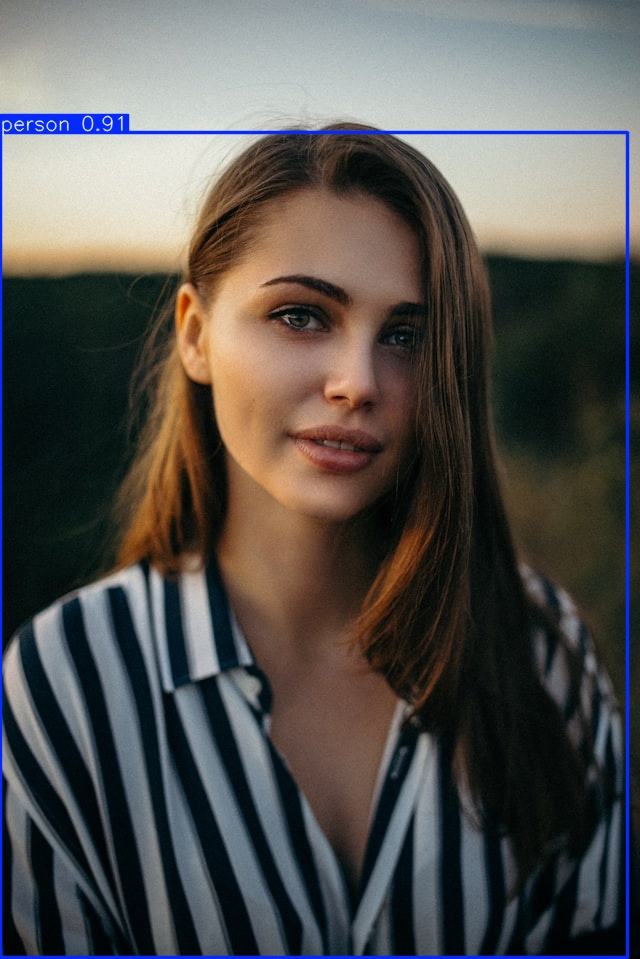
#> input picture detected_1.jpg, 640 x 959 px
$ python generate_survivor_snapshot.py
#> lines starting #> are read from the running program, lines starting #| are printed output that depends on the picture
"""
Drone-Shield Dual-Spectral (RGB Optical + FLIR Thermal IR) Snapshot Generator
Generates dual-channel side-by-side composite snapshots (RGB Optical + Thermal IR)
annotated with YOLO bounding boxes, HUD telemetry, and direct Cloudinary upload.
"""

import os
import sys
import json
import time
import argparse
import numpy as np
import cv2
import cloudinary
import cloudinary.uploader

# Load environment variables
cloud_name = os.getenv("CLOUDINARY_CLOUD_NAME", "dqng4xws1")
api_key = os.getenv("CLOUDINARY_API_KEY", "316269317342895")
api_secret = os.getenv("CLOUDINARY_API_SECRET", "LuEiH4XafGUUSLzn6VJIEyU9hr0")

cloudinary.config(
    cloud_name=cloud_name,
    api_key=api_key,
    api_secret=api_secret
)
#> (this line was passed over: cloudinary is not available in this run)

def create_dual_spectral_snapshot(drone_id="DRN-001", x=0.0, y=0.0, lat=28.6139, lon=77.2090, alt=30.0, confidence=0.95, survivor_id=None):
#> called with drone_id = 'DRN-001', x = 0, y = 0, lat = 28.61, lon = 77.21, alt = 30, confidence = 0.95
    if not survivor_id:
        survivor_id = f"SURV-{int(time.time() * 1000) % 100000}"

    panel_w, panel_h = 400, 300
    font = cv2.FONT_HERSHEY_SIMPLEX

    # ---------------------------------------------------------
    # PANEL 1: RGB OPTICAL CAMERA VIEW (Left)
    # ---------------------------------------------------------
    script_dir = os.path.dirname(os.path.abspath(__file__))
    sample_images = ["survivor.jpg", "survivor2.jpg", "detected_1.jpg"]

    img_choice = sample_images[hash(survivor_id) % len(sample_images)]
    sample_path = os.path.join(script_dir, img_choice)

    if os.path.exists(sample_path):
        rgb_raw = cv2.imread(sample_path)
#> rgb_raw is the input picture: shape (959, 640, 3); mean B, G, R 81.2, 83.8, 86.2
        rgb_panel = cv2.resize(rgb_raw, (panel_w, panel_h))
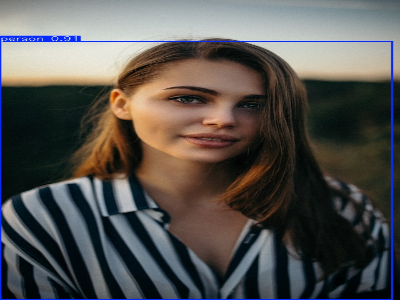
#> rgb_panel: shape (300, 400, 3); mean B, G, R 81.2, 83.7, 86.1
    else:
        # Fallback synthetic RGB frame if image file is missing
        rgb_panel = np.zeros((panel_h, panel_w, 3), dtype=np.uint8)
        rgb_panel[:] = (40, 45, 50)
        cv2.circle(rgb_panel, (panel_w // 2, panel_h // 2 - 20), 20, (180, 190, 200), -1)
        cv2.rectangle(rgb_panel, (panel_w // 2 - 25, panel_h // 2), (panel_w // 2 + 25, panel_h // 2 + 60), (120, 130, 140), -1)

    # Draw RGB Bounding Box & AI Detection Text
    rx1, ry1 = int(panel_w * 0.25), int(panel_h * 0.18)
    rx2, ry2 = int(panel_w * 0.75), int(panel_h * 0.82)
    cv2.rectangle(rgb_panel, (rx1, ry1), (rx2, ry2), (0, 255, 0), 2)
    cv2.rectangle(rgb_panel, (rx1, ry1 - 20), (rx1 + 190, ry1), (0, 255, 0), -1)
    cv2.putText(rgb_panel, f"HUMAN TARGET [{confidence*100:.1f}%]", (rx1 + 5, ry1 - 5), font, 0.4, (0, 0, 0), 1, cv2.LINE_AA)

    # RGB Panel Header Tag
    cv2.rectangle(rgb_panel, (0, 0), (panel_w, 22), (20, 20, 20), -1)
    cv2.putText(rgb_panel, "CAM-01 [RGB OPTICAL CAMERA]", (10, 15), font, 0.45, (0, 255, 0), 1, cv2.LINE_AA)
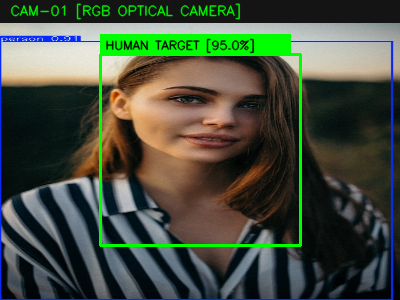
#> rgb_panel: shape (300, 400, 3); mean B, G, R 64.1, 80, 69.9

    # ---------------------------------------------------------
    # PANEL 2: FLIR THERMAL IR VIEW (Right)
    # ---------------------------------------------------------
    np.random.seed(int(abs(x * 100 + y * 10) % 10000))
    base_gray = np.random.normal(35, 10, (panel_h, panel_w)).astype(np.uint8)
    terrain_grid = (np.sin(np.linspace(0, 8, panel_h))[:, None] * np.cos(np.linspace(0, 8, panel_w))[None, :]) * 15
    base_gray = np.clip(base_gray.astype(np.int16) + terrain_grid.astype(np.int16), 10, 80).astype(np.uint8)

    thermal_panel = cv2.applyColorMap(base_gray, cv2.COLORMAP_INFERNO)

    # Render Thermal Heat Signature
    cx, cy = panel_w // 2, panel_h // 2
    cv2.circle(thermal_panel, (cx, cy - 25), 14, (255, 255, 240), -1)
    cv2.ellipse(thermal_panel, (cx, cy + 10), (20, 32), 0, 0, 360, (230, 245, 255), -1)
    cv2.line(thermal_panel, (cx - 15, cy - 10), (cx - 32, cy + 20), (200, 225, 255), 6)
    cv2.line(thermal_panel, (cx + 15, cy - 10), (cx + 32, cy + 20), (200, 225, 255), 6)
    cv2.line(thermal_panel, (cx - 12, cy + 35), (cx - 20, cy + 70), (210, 235, 255), 7)
    cv2.line(thermal_panel, (cx + 12, cy + 35), (cx + 20, cy + 70), (210, 235, 255), 7)
    thermal_panel = cv2.GaussianBlur(thermal_panel, (5, 5), 0)
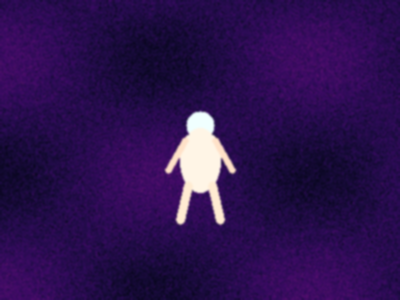
#> thermal_panel: shape (300, 400, 3); mean of channels 0, 1, 2 80.7, 17.4, 45.2; drawn as B, G, R

    # Thermal Bounding Box & HUD
    tx1, ty1 = cx - 50, cy - 50
    tx2, ty2 = cx + 50, cy + 80
    cv2.rectangle(thermal_panel, (tx1, ty1), (tx2, ty2), (0, 255, 255), 2)
    cv2.drawMarker(thermal_panel, (cx, cy), (0, 255, 255), cv2.MARKER_CROSS, 18, 1)
#> thermal_panel: shape (300, 400, 3); mean of channels 0, 1, 2 79.7, 20.2, 47.6

    cv2.rectangle(thermal_panel, (tx1, ty1 - 20), (tx1 + 180, ty1), (0, 255, 255), -1)
    cv2.putText(thermal_panel, f"HEAT SIG [{confidence*100:.1f}%]", (tx1 + 5, ty1 - 5), font, 0.4, (0, 0, 0), 1, cv2.LINE_AA)

    # Thermal Panel Header Tag
    cv2.rectangle(thermal_panel, (0, 0), (panel_w, 22), (20, 20, 20), -1)
    cv2.putText(thermal_panel, "SENSOR-02 [FLIR THERMAL IR-850nm]", (10, 15), font, 0.45, (0, 255, 255), 1, cv2.LINE_AA)
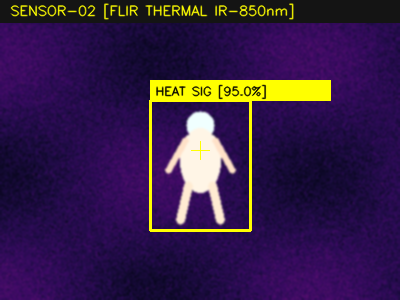
#> thermal_panel: shape (300, 400, 3); mean of channels 0, 1, 2 72.8, 29.2, 53.7; drawn as B, G, R

    # ---------------------------------------------------------
    # COMBINE DUAL PANELS INTO SINGLE COMPOSITE FRAME
    # ---------------------------------------------------------
    header_h = 40
    footer_h = 45
    total_w = panel_w * 2
    total_h = header_h + panel_h + footer_h

    composite = np.zeros((total_h, total_w, 3), dtype=np.uint8)

    # 1. Top Header Bar
    cv2.rectangle(composite, (0, 0), (total_w, header_h), (15, 23, 42), -1)
    cv2.putText(composite, "DRONE-SHIELD DUAL-SPECTRAL DETECTION SNAPSHOT", (15, 26), font, 0.55, (255, 255, 255), 2, cv2.LINE_AA)
    cv2.putText(composite, f"DRONE: {drone_id} | TARGET ID: {survivor_id}", (total_w - 320, 26), font, 0.45, (0, 255, 255), 1, cv2.LINE_AA)

    # 2. Place Panels Side-by-Side
    composite[header_h:header_h + panel_h, 0:panel_w] = rgb_panel
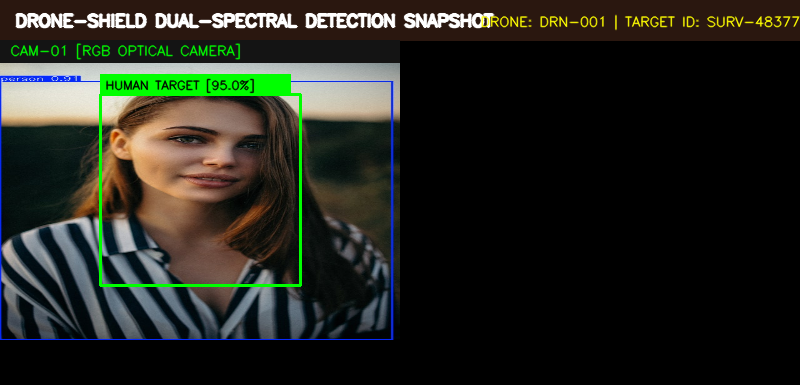
#> composite: shape (385, 800, 3); mean of channels 0, 1, 2 29.8, 37.5, 35.2; drawn as B, G, R
    composite[header_h:header_h + panel_h, panel_w:total_w] = thermal_panel
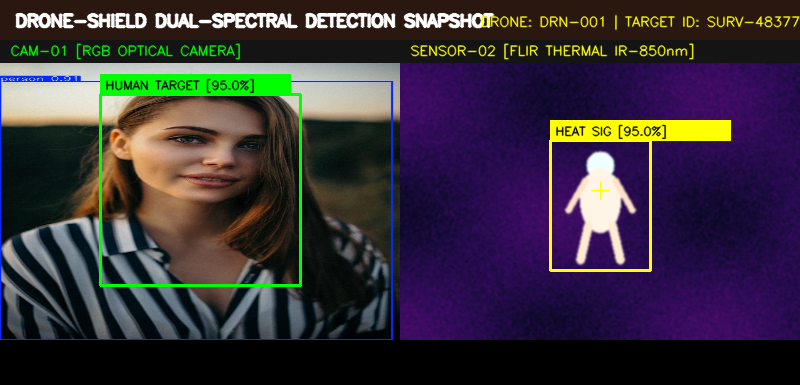
#> composite: shape (385, 800, 3); mean of channels 0, 1, 2 58.2, 48.8, 56.1; drawn as B, G, R

    # Center Divider Line
    cv2.line(composite, (panel_w, header_h), (panel_w, header_h + panel_h), (0, 255, 255), 2)

    # 3. Bottom Footer Telemetry Bar
    cv2.rectangle(composite, (0, header_h + panel_h), (total_w, total_h), (15, 23, 42), -1)
    timestamp_str = time.strftime("%Y-%m-%d %H:%M:%S UTC", time.gmtime())

    telemetry_line1 = f"LAT: {lat:.6f}° N | LON: {lon:.6f}° E | ALT: {alt:.1f}m | GRID: [{x:.1f}, {y:.1f}]"
    telemetry_line2 = f"CONFIDENCE: {confidence*100:.1f}% | STATUS: CONFIRMED HUMAN TARGET | TIME: {timestamp_str}"

    cv2.putText(composite, telemetry_line1, (15, header_h + panel_h + 18), font, 0.4, (0, 255, 0), 1, cv2.LINE_AA)
    cv2.putText(composite, telemetry_line2, (15, header_h + panel_h + 36), font, 0.4, (200, 200, 200), 1, cv2.LINE_AA)
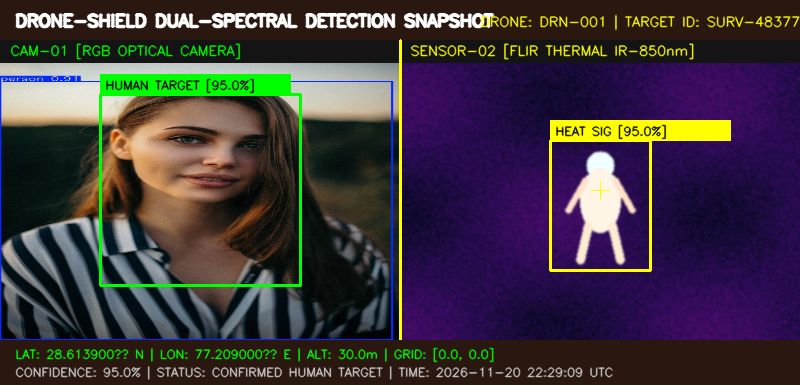
#> composite: shape (385, 800, 3); mean of channels 0, 1, 2 60.7, 54.1, 62.3; drawn as B, G, R

    # 4. Save to Disk Locally & Upload to Cloudinary
    temp_filename = f"dual_spectral_{survivor_id}.jpg"
    cv2.imwrite(temp_filename, composite)

    try:
        folder_path = "drone_shield_survivors"
#> (the run stopped early here; a loop or call above may not have finished)
